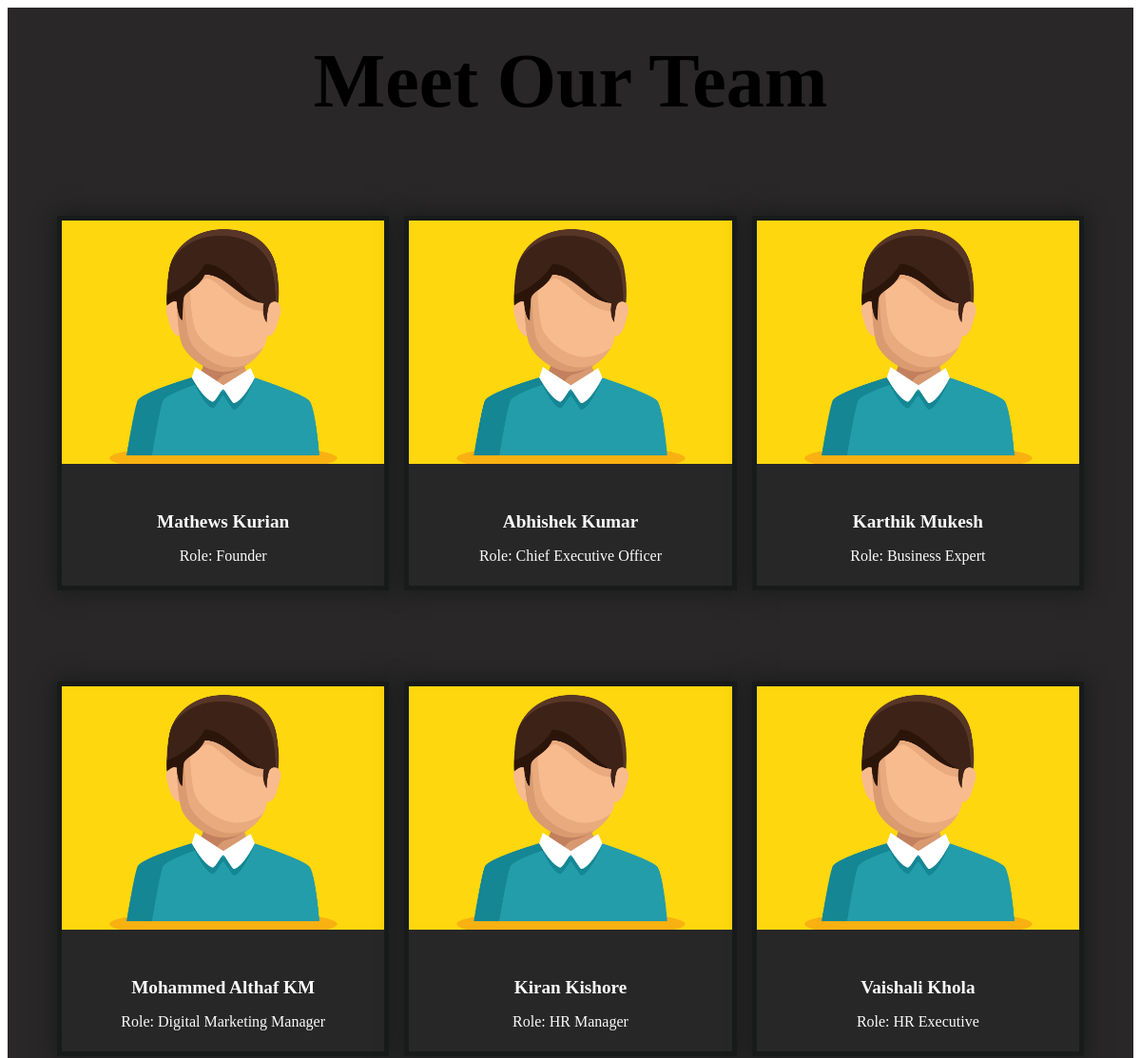
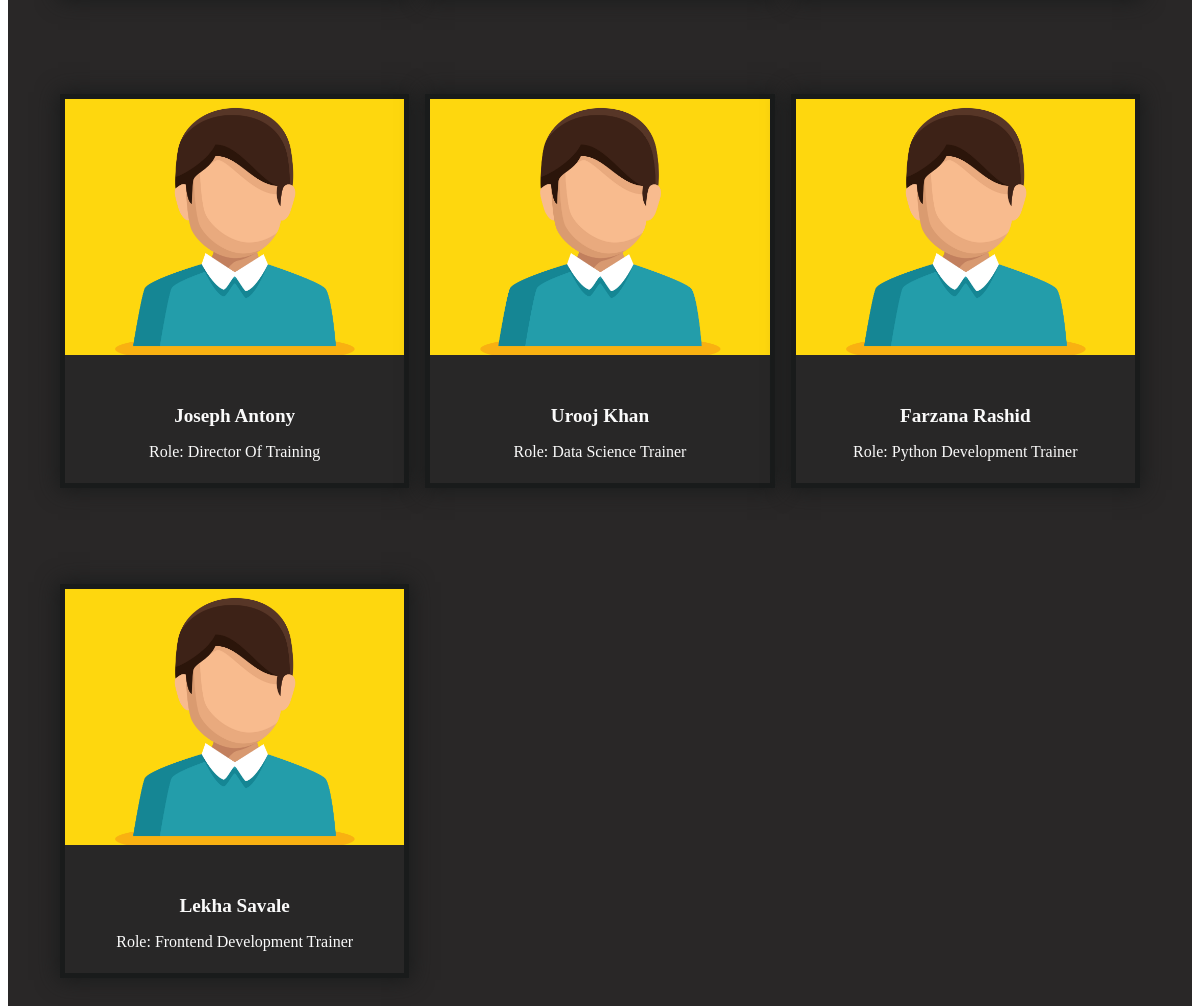
/team-profiles/, run on the app's committed database (2 pictures, top to bottom).
### carrer/models.py (models this page shows, shortened)
class TeamMember(models.Model):
    name = models.CharField(max_length=255)
    role = models.CharField(max_length=255)
    profile_image = models.ImageField(upload_to='team_profiles/', blank=True, null=True)
    about = models.TextField(blank=True, null=True)
    linkedin_url = models.URLField(max_length=500, blank=True, null=True)

### carrer/views.py (the view)
# urls.py: path('team-profiles/', views.team_profiles, name='team_profiles'),
def team_profiles(request):
    team_members = TeamMember.objects.all()
    return render(request, 'carrer/team_profiles.html', {'team_members': team_members})

### carrer/templates/carrer/team_profiles.html (shortened to what this page needs)
{% load static %}
<!DOCTYPE html>
<html lang="en">
  <head>
  </head>
<body>
  <div class="team-profile-wrapper">
    <h1 class="team-profile-main-heading">Meet Our Team</h1>
    <div class="team-list">
      {% for member in team_members %}
      <div class="profile-card-wrapper">
        <div class="profile-card">
          <div class="profile-image-container">
            <img
              class="profile-image"
              src="{{ member.profile_image.url }}"
              alt="{{ member.role }}"
            />
          </div>
          <div class="profile-name-container">
            <h2 class="profile-name">{{ member.name }}</h2>
            <p class="profile-role">Role: {{ member.role }}</p>
          </div>
        </div>
      </div>
      {% endfor %}
    </div>
  </div>
</body>
</html>

### carrer/templates/carrer/team_profiles.html (style rules this page uses)
.team-profile-wrapper { background-size: cover; background-color: rgb(41, 39, 39); text-align: center; padding-bottom: 3rem; }
@media (max-width: 1410px) { .team-profile-wrapper { background-size: 26rem; } }
.team-profile-main-heading { display: inline-block; margin-top: 2rem; font-size: 6rem; }
@media screen and (max-width: 1410px) { .team-profile-main-heading { font-size: 5rem; text-decoration: wavy; animation: fadeIn 1s; margin-bottom: 1rem; } }
.team-list { display: grid; margin: auto; grid-template-columns: repeat(auto-fill, minmax(285px, 1fr)); gap: 3rem; width: 90vw; align-self: center; }
@media (max-width: 1410px) { .team-list { gap: 1rem; } }
.profile-card-wrapper { display: flex; justify-content: center; align-items: center; width: 100%; }
.profile-card { width: 23rem; height: 24rem; background-color: rgba(41, 39, 39, 0.902); background-size: cover; position: relative; cursor: pointer; border: 5px solid rgb(25, 27, 27); z-index: 1; margin-top: 80px; transition: all 0.5s ease-in-out; box-shadow: 0px 0px 20px 2px rgb(25, 27, 27); }
.profile-image-container { height: 18.5rem; width: 100%; position: absolute; left: 0; top: 0rem; z-index: 4; transition: all 0.5s ease; }
.profile-image { object-fit: cover; width: 100%; height: 100%; }
@media (max-width: 1420px) { .profile-image { height: 16rem; width: 100%; } }
.profile-name-container { background-color: rgba(41, 39, 39, 0.902); background-size: cover; width: 100%; height: 6rem; text-align: center; color: hsl(0, 0%, 98%); z-index: 3; position: absolute; top: 77%; transition: all 0.5s ease; }
.profile-name { font-size: 1.5vw; margin-top: 10px; }
.profile-role { font-size: 1vw; margin-bottom: 20px; }
@media (max-width: 1420px) { .profile-name { font-size: 1.2rem !important; } }
@media (max-width: 1420px) { .profile-role { font-size: 1rem; margin-top: 0px; } }
@media (max-width: 1420px) { .profile-name-container { width: 100%; height: 5rem; color: hsl(0, 0%, 98%); top: 77%; } }
@media (max-width: 1420px) { .profile-name { font-size: 1.3rem; } }
@media (max-width: 1420px) { .profile-role { font-size: 1rem; margin-top: 5px; } }

### data on the page
TeamMember: profile_image (picture), name "Mathews Kurian", role "Founder"
TeamMember: profile_image (picture), name "Abhishek Kumar", role "Chief Executive Officer"
TeamMember: profile_image (picture), name "Karthik Mukesh", role "Business Expert"
TeamMember: profile_image (picture), name "Mohammed Althaf KM", role "Digital Marketing Manager"
TeamMember: profile_image (picture), name "Kiran Kishore", role "HR Manager"
TeamMember: profile_image (picture), name "Vaishali Khola", role "HR Executive"
TeamMember: profile_image (picture), name "Joseph Antony", role "Director Of Training"
TeamMember: profile_image (picture), name "Urooj Khan", role "Data Science Trainer"
TeamMember: profile_image (picture), name "Farzana Rashid", role "Python Development Trainer"
TeamMember: profile_image (picture), name "Lekha Savale", role "Frontend Development Trainer"
